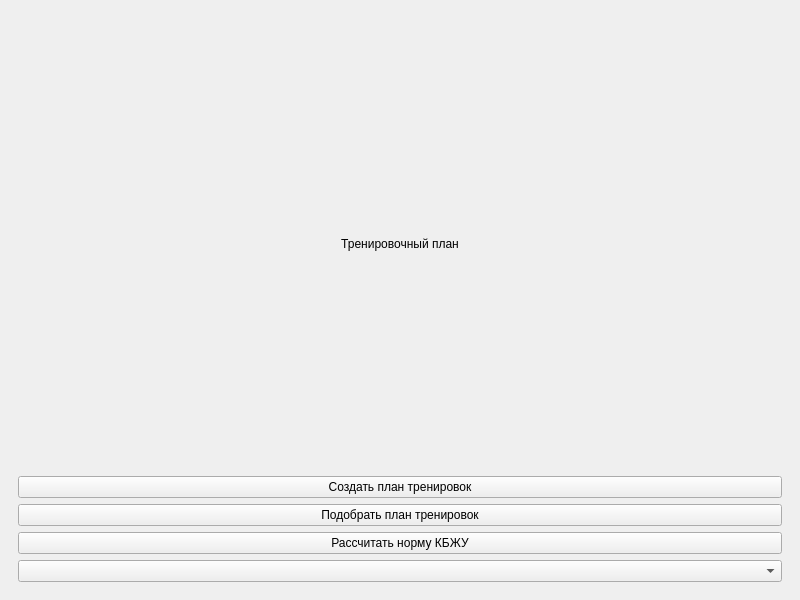
<?xml version="1.0" encoding="UTF-8"?>
<ui version="4.0">
 <class>MainWindow</class>
 <widget class="QMainWindow" name="MainWindow">
  <property name="geometry">
   <rect>
    <x>0</x>
    <y>0</y>
    <width>800</width>
    <height>600</height>
   </rect>
  </property>
  <property name="windowTitle">
   <string>Тренировочный план</string>
  </property>
  <widget class="QWidget" name="centralwidget">
   <layout class="QVBoxLayout" name="verticalLayout">
    <item>
     <widget class="QStackedWidget" name="stackedWidget">
      <property name="currentIndex">
       <number>0</number>
      </property>
      <widget class="QWidget" name="mainMenuPage">
       <layout class="QVBoxLayout" name="verticalLayout_2">
        <item>
         <widget class="QLabel" name="label">
          <property name="text">
           <string>Тренировочный план</string>
          </property>
          <property name="textFormat">
           <enum>Qt::TextFormat::AutoText</enum>
          </property>
          <property name="alignment">
           <set>Qt::AlignmentFlag::AlignCenter</set>
          </property>
         </widget>
        </item>
        <item>
         <widget class="QPushButton" name="createPlanButton">
          <property name="text">
           <string>Создать план тренировок</string>
          </property>
         </widget>
        </item>
        <item>
         <widget class="QPushButton" name="selectPlanButton">
          <property name="text">
           <string>Подобрать план тренировок</string>
          </property>
         </widget>
        </item>
        <item>
         <widget class="QPushButton" name="calculateNutritionButton">
          <property name="text">
           <string>Рассчитать норму КБЖУ</string>
          </property>
         </widget>
        </item>
        <item>
         <widget class="QComboBox" name="themeComboBox">
          <property name="toolTip">
           <string>Выбор темы</string>
          </property>
         </widget>
        </item>
       </layout>
      </widget>
      <widget class="QWidget" name="planSelectionPage">
       <layout class="QVBoxLayout" name="verticalLayout_3">
        <item>
         <widget class="QLabel" name="label_2">
          <property name="text">
           <string>Подбор плана тренировок</string>
          </property>
          <property name="alignment">
           <set>Qt::AlignmentFlag::AlignCenter</set>
          </property>
         </widget>
        </item>
        <item>
         <layout class="QFormLayout" name="formLayout">
          <item row="0" column="0">
           <widget class="QLabel" name="label_3">
            <property name="text">
             <string>Цель тренировки:</string>
            </property>
           </widget>
          </item>
          <item row="0" column="1">
           <widget class="QComboBox" name="goalComboBox">
            <item>
             <property name="text">
              <string>бодибилдинг</string>
             </property>
            </item>
            <item>
             <property name="text">
              <string>пауэрлифтинг</string>
             </property>
            </item>
           </widget>
          </item>
          <item row="1" column="0">
           <widget class="QLabel" name="label_4">
            <property name="text">
             <string>Уровень подготовки:</string>
            </property>
           </widget>
          </item>
          <item row="1" column="1">
           <widget class="QComboBox" name="levelComboBox">
            <item>
             <property name="text">
              <string>менее года</string>
             </property>
            </item>
            <item>
             <property name="text">
              <string>1-3 года</string>
             </property>
            </item>
            <item>
             <property name="text">
              <string>более 3 лет</string>
             </property>
            </item>
           </widget>
          </item>
         </layout>
        </item>
        <item>
         <widget class="QPushButton" name="generatePlanButton">
          <property name="text">
           <string>Сгенерировать план</string>
          </property>
         </widget>
        </item>
        <item>
         <widget class="QPushButton" name="mainMenuButton">
          <property name="text">
           <string>Главное меню</string>
          </property>
         </widget>
        </item>
       </layout>
      </widget>
      <widget class="QWidget" name="planCreationPage">
       <layout class="QVBoxLayout" name="verticalLayout_4">
        <item>
         <widget class="QLabel" name="label_5">
          <property name="text">
           <string>Создание плана тренировок</string>
          </property>
          <property name="alignment">
           <set>Qt::AlignmentFlag::AlignCenter</set>
          </property>
         </widget>
        </item>
        <item>
         <layout class="QHBoxLayout" name="horizontalLayout">
          <item>
           <widget class="QComboBox" name="dayComboBox"/>
          </item>
          <item>
           <widget class="QLineEdit" name="exerciseNameEdit">
            <property name="placeholderText">
             <string>Название упражнения</string>
            </property>
           </widget>
          </item>
          <item>
           <widget class="QComboBox" name="intensityComboBox">
            <item>
             <property name="text">
              <string>легкая</string>
             </property>
            </item>
            <item>
             <property name="text">
              <string>средняя</string>
             </property>
            </item>
            <item>
             <property name="text">
              <string>тяжелая</string>
             </property>
            </item>
           </widget>
          </item>
          <item>
           <widget class="QLineEdit" name="setsRepsEdit">
            <property name="placeholderText">
             <string>Подходы х повторения</string>
            </property>
           </widget>
          </item>
          <item>
           <widget class="QPushButton" name="addExerciseButton">
            <property name="text">
             <string>Добавить</string>
            </property>
           </widget>
          </item>
         </layout>
        </item>
        <item>
         <widget class="QTableWidget" name="customPlanTable">
          <property name="rowCount">
           <number>0</number>
          </property>
          <property name="columnCount">
           <number>4</number>
          </property>
          <attribute name="horizontalHeaderVisible">
           <bool>true</bool>
          </attribute>
          <attribute name="verticalHeaderVisible">
           <bool>true</bool>
          </attribute>
          <column>
           <property name="text">
            <string>День</string>
           </property>
          </column>
          <column>
           <property name="text">
            <string>Упражнение</string>
           </property>
          </column>
          <column>
           <property name="text">
            <string>Интенсивность</string>
           </property>
          </column>
          <column>
           <property name="text">
            <string>Подходы х повторения</string>
           </property>
          </column>
         </widget>
        </item>
        <item>
         <widget class="QPushButton" name="saveCustomPlanButton">
          <property name="text">
           <string>Сохранить план</string>
          </property>
         </widget>
        </item>
        <item>
         <widget class="QPushButton" name="mainMenuButton_2">
          <property name="text">
           <string>Главное меню</string>
          </property>
         </widget>
        </item>
       </layout>
      </widget>
      <widget class="QWidget" name="planViewPage">
       <layout class="QVBoxLayout" name="verticalLayout_5">
        <item>
         <widget class="QLabel" name="label_6">
          <property name="text">
           <string>Ваш план тренировок</string>
          </property>
          <property name="alignment">
           <set>Qt::AlignmentFlag::AlignCenter</set>
          </property>
         </widget>
        </item>
        <item>
         <widget class="QTableWidget" name="planTable">
          <property name="rowCount">
           <number>0</number>
          </property>
          <property name="columnCount">
           <number>3</number>
          </property>
          <attribute name="horizontalHeaderVisible">
           <bool>true</bool>
          </attribute>
          <attribute name="verticalHeaderVisible">
           <bool>true</bool>
          </attribute>
          <column>
           <property name="text">
            <string>Упражнение</string>
           </property>
          </column>
          <column>
           <property name="text">
            <string>Интенсивность</string>
           </property>
          </column>
          <column>
           <property name="text">
            <string>Подходы х повторения</string>
           </property>
          </column>
         </widget>
        </item>
        <item>
         <widget class="QPushButton" name="mainMenuButton_3">
          <property name="text">
           <string>Главное меню</string>
          </property>
         </widget>
        </item>
       </layout>
      </widget>
     </widget>
    </item>
   </layout>
  </widget>
 </widget>
 <resources/>
 <connections/>
</ui>
